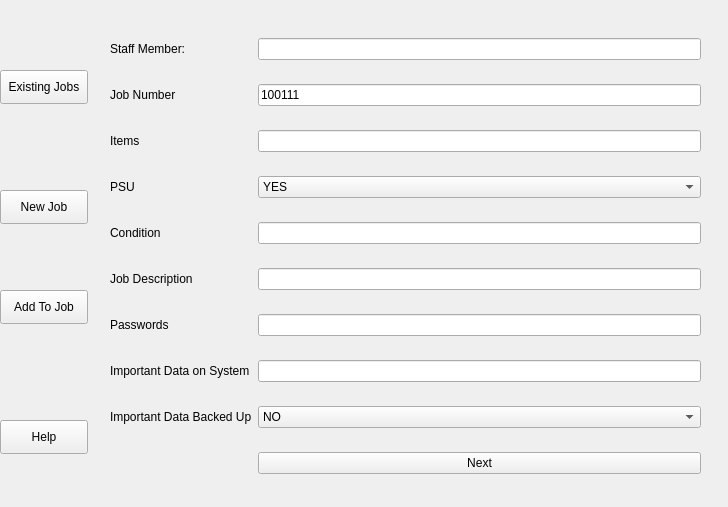
<?xml version="1.0" encoding="UTF-8"?>
<ui version="4.0">
 <class>Form</class>
 <widget class="QWidget" name="Form">
  <property name="geometry">
   <rect>
    <x>0</x>
    <y>0</y>
    <width>728</width>
    <height>507</height>
   </rect>
  </property>
  <property name="windowTitle">
   <string>Form</string>
  </property>
  <widget class="QPushButton" name="pushButton_5">
   <property name="geometry">
    <rect>
     <x>0</x>
     <y>70</y>
     <width>88</width>
     <height>34</height>
    </rect>
   </property>
   <property name="text">
    <string>Existing Jobs</string>
   </property>
  </widget>
  <widget class="QPushButton" name="pushButton_6">
   <property name="geometry">
    <rect>
     <x>0</x>
     <y>290</y>
     <width>88</width>
     <height>34</height>
    </rect>
   </property>
   <property name="text">
    <string>Add To Job</string>
   </property>
  </widget>
  <widget class="QPushButton" name="pushButton_7">
   <property name="geometry">
    <rect>
     <x>0</x>
     <y>190</y>
     <width>88</width>
     <height>34</height>
    </rect>
   </property>
   <property name="text">
    <string>New Job</string>
   </property>
  </widget>
  <widget class="QPushButton" name="pushButton_8">
   <property name="geometry">
    <rect>
     <x>0</x>
     <y>420</y>
     <width>88</width>
     <height>34</height>
    </rect>
   </property>
   <property name="text">
    <string>Help</string>
   </property>
  </widget>
  <widget class="QWidget" name="formLayoutWidget">
   <property name="geometry">
    <rect>
     <x>110</x>
     <y>20</y>
     <width>591</width>
     <height>481</height>
    </rect>
   </property>
   <layout class="QFormLayout" name="formLayout">
    <item row="0" column="0">
     <widget class="QLabel" name="staffMemberLabel">
      <property name="text">
       <string>Staff Member:</string>
      </property>
     </widget>
    </item>
    <item row="0" column="1">
     <widget class="QLineEdit" name="staffMemberLineEdit"/>
    </item>
    <item row="1" column="0">
     <widget class="QLabel" name="jobNumberLabel">
      <property name="text">
       <string>Job Number</string>
      </property>
     </widget>
    </item>
    <item row="1" column="1">
     <widget class="QLineEdit" name="jobNumberLineEdit">
      <property name="text">
       <string>100111</string>
      </property>
      <property name="readOnly">
       <bool>true</bool>
      </property>
     </widget>
    </item>
    <item row="2" column="0">
     <widget class="QLabel" name="itemsLabel">
      <property name="text">
       <string>Items</string>
      </property>
     </widget>
    </item>
    <item row="2" column="1">
     <widget class="QLineEdit" name="itemsLineEdit"/>
    </item>
    <item row="3" column="0">
     <widget class="QLabel" name="pSULabel">
      <property name="text">
       <string>PSU</string>
      </property>
     </widget>
    </item>
    <item row="3" column="1">
     <widget class="QComboBox" name="pSUComboBox">
      <item>
       <property name="text">
        <string>YES</string>
       </property>
      </item>
      <item>
       <property name="text">
        <string>NO</string>
       </property>
      </item>
      <item>
       <property name="text">
        <string>N/A</string>
       </property>
      </item>
     </widget>
    </item>
    <item row="4" column="0">
     <widget class="QLabel" name="conditionLabel">
      <property name="text">
       <string>Condition</string>
      </property>
     </widget>
    </item>
    <item row="4" column="1">
     <widget class="QLineEdit" name="conditionLineEdit"/>
    </item>
    <item row="5" column="0">
     <widget class="QLabel" name="jobDescriptionLabel">
      <property name="text">
       <string>Job Description</string>
      </property>
     </widget>
    </item>
    <item row="5" column="1">
     <widget class="QLineEdit" name="jobDescriptionLineEdit">
      <property name="dragEnabled">
       <bool>false</bool>
      </property>
     </widget>
    </item>
    <item row="6" column="0">
     <widget class="QLabel" name="passwordsLabel">
      <property name="text">
       <string>Passwords</string>
      </property>
     </widget>
    </item>
    <item row="6" column="1">
     <widget class="QLineEdit" name="passwordsLineEdit"/>
    </item>
    <item row="7" column="0">
     <widget class="QLabel" name="importantDataOnSystemLabel">
      <property name="text">
       <string>Important Data on System</string>
      </property>
     </widget>
    </item>
    <item row="7" column="1">
     <widget class="QLineEdit" name="importantDataOnSystemLineEdit"/>
    </item>
    <item row="8" column="0">
     <widget class="QLabel" name="importantDataBackedUpLabel">
      <property name="text">
       <string>Important Data Backed Up</string>
      </property>
     </widget>
    </item>
    <item row="8" column="1">
     <widget class="QComboBox" name="importantDataBackedUpComboBox">
      <item>
       <property name="text">
        <string>NO</string>
       </property>
      </item>
      <item>
       <property name="text">
        <string>New Item</string>
       </property>
      </item>
     </widget>
    </item>
    <item row="9" column="1">
     <widget class="QPushButton" name="pushButton">
      <property name="sizePolicy">
       <sizepolicy hsizetype="Minimum" vsizetype="Fixed">
        <horstretch>0</horstretch>
        <verstretch>1</verstretch>
       </sizepolicy>
      </property>
      <property name="text">
       <string>Next</string>
      </property>
      <property name="flat">
       <bool>false</bool>
      </property>
     </widget>
    </item>
   </layout>
  </widget>
 </widget>
 <resources/>
 <connections/>
</ui>
